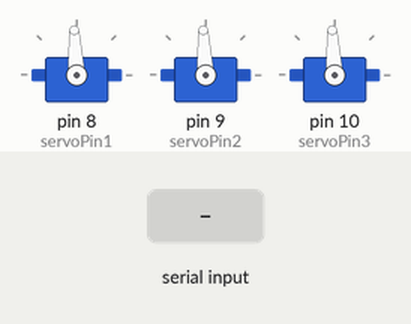
This sketch was run on a simulated Arduino Uno, built with avr-gcc and run on an emulated ATmega328P. Parts: 3 × servo. The test bench sets the inputs (shaded band). What the sketch prints to the serial monitor is not drawn.

Above: at 4.2 s.
4.3 s: "a\n" received over the second serial link
At 5.2 s:
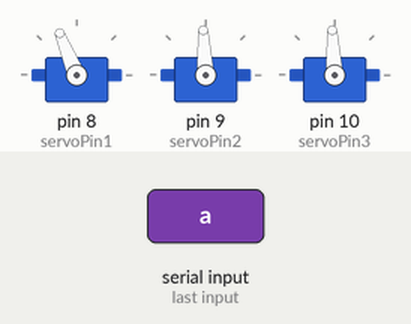
5.8 s: "b\n" received over the second serial link
At 6.4 s:
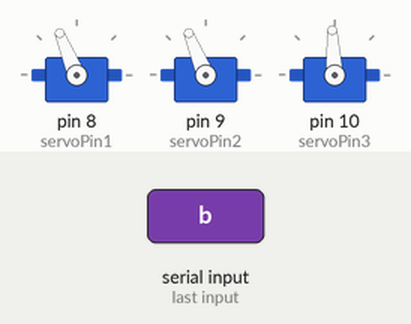
7.3 s: "x\n" received over the second serial link
At 8.1 s:
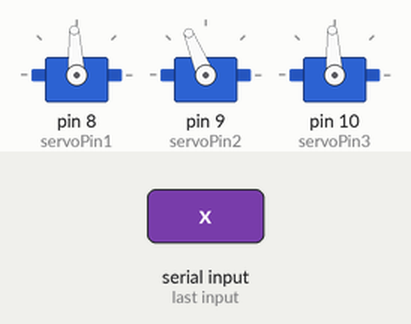
9.8 s: "c\n" received over the second serial link
At 11.0 s:
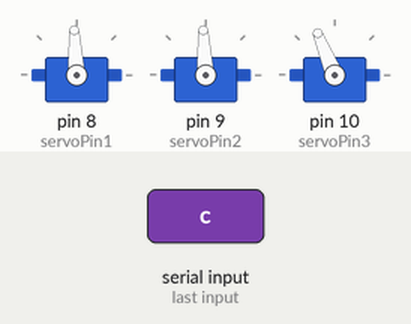
11.8 s: "a\n" received over the second serial link
At 12.1 s:
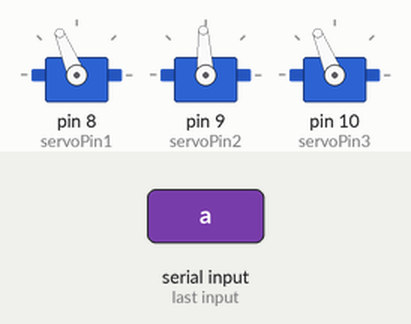
13.3 s: "b\n" received over the second serial link
At 14.5 s:
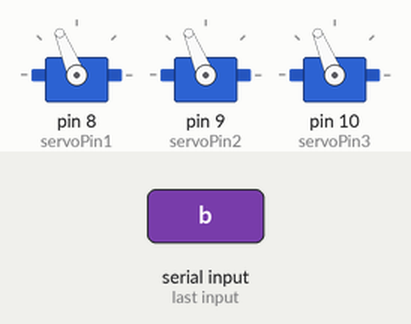
Timing chart, 0 to 15.8 s (numbered marks = the images above; inputs shaded):
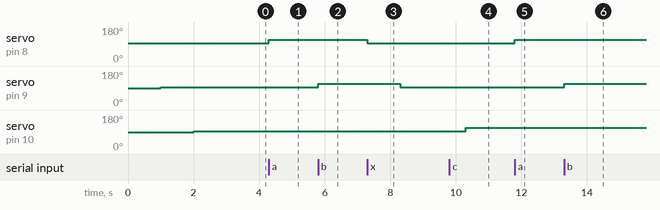

The sketch:

motor_test_radio.ino
```cpp
#include <Servo.h>
#include <SoftwareSerial.h>

// XBee's DOUT (TX) is connected to pin 2 (Arduino's Software RX)
// XBee's DIN (RX) is connected to pin 3 (Arduino's Software TX)
SoftwareSerial XBee(2, 3); // RX, TX

byte servoPin1 = 8;
byte servoPin2 = 9;
byte servoPin3 = 10;
Servo servo1;
Servo servo2;
Servo servo3;
int halt = 1500; // stop value, which is 1500 (center of values for rotation servo)
int signal = 1700; // Set signal value, which should be between 1100 and 1900
int time = 1000; // Set time value for which to pause btw msgs

void setup() {
   servo1.attach(servoPin1);
   servo2.attach(servoPin2);
   servo3.attach(servoPin3);


// For each servo, send 'stop' signal, then wait for ESC to recognize
  servo1.writeMicroseconds(halt);
  delay(1000);
  servo2.writeMicroseconds(halt);
  delay(1000);
  servo3.writeMicroseconds(halt);
  delay(1000);

  XBee.begin(9600); // Init XBee radio
  Serial.begin(9600); // opens the serial port

  XBee.write("TST: Comms to XBee");
}

void loop() {

  // If data comes in from XBee, send it out to serial monitor
  if (XBee.available()){
    char inChar = XBee.read();

//    if (inChar - '0' > 1100 && inChar - '0' < 1900){
//      signal = inChar - '0';
//    }

    if (inChar == 'a'){
    servo1.writeMicroseconds(signal); // Send signal to ESC.
      Serial.print("MSG: Working . . .");
      delay(time);
      Serial.print("Set servo 1 to " + String(signal) + "\n");
    }
    else if (inChar == 'b'){
      servo2.writeMicroseconds(signal);
      Serial.print("MSG: Working . . .");
      delay(time);
      Serial.print("Set servo 2 to " + String(signal) + "\n");
    }
    else if (inChar == 'c'){
      servo3.writeMicroseconds(signal);
      Serial.print("MSG: Working . . .");
      delay(time);
      Serial.print("Set servo 3 to " + String(signal) + "\n");
    }
    else if (inChar == 'x'){
      Serial.print("MSG: Working .");
      servo1.writeMicroseconds(halt);
      delay(time);
      Serial.print(" .");
      servo2.writeMicroseconds(halt);
      delay(time);
      Serial.print(" .");
      servo3.writeMicroseconds(halt);
      delay(time);
      Serial.print("Stopped all servos\n");
    }
    else if (inChar == 'f'){
      signal += 100;
      Serial.print("MSG: Signal now " + String(signal) + "\n");
    }
        else if (inChar == 's'){
      signal -= 100;
      Serial.print("MSG: Signal now " + String(signal) + "\n");
    }
    else{
      Serial.print("MSG: Unknown Input\n");
    }
  }
}
```

Measured:
- after the input at 4.3 s, servo on pin 8 (servoPin1): 93° → 112° at once
- after the input at 5.8 s, servo on pin 9 (servoPin2): 93° → 112° at once
- after the input at 7.3 s, servo on pin 8 (servoPin1): 112° → 93° at once; servo on pin 9 (servoPin2): 112° → 93° after 1.0 s
- after the input at 9.8 s, servo on pin 10 (servoPin3): 93° → 112° after 0.50 s
- after the input at 11.8 s, servo on pin 8 (servoPin1): 93° → 112° at once
- after the input at 13.3 s, servo on pin 9 (servoPin2): 93° → 112° at once
